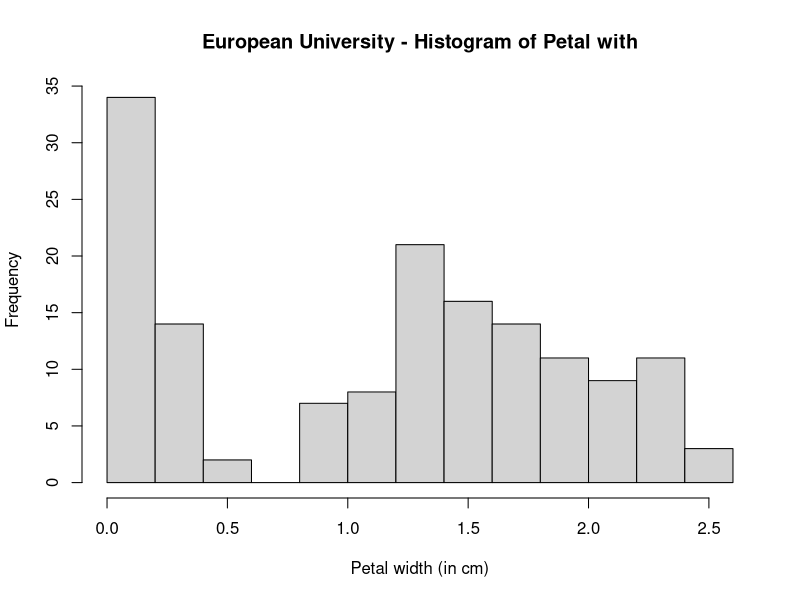

This figure's R source:
library(datasets)
?iris
df<-iris 
head(df)
df
hist(df$Petal.Width,main =" European University - Histogram of Petal with ",
     xlab = "Petal width (in cm)")

